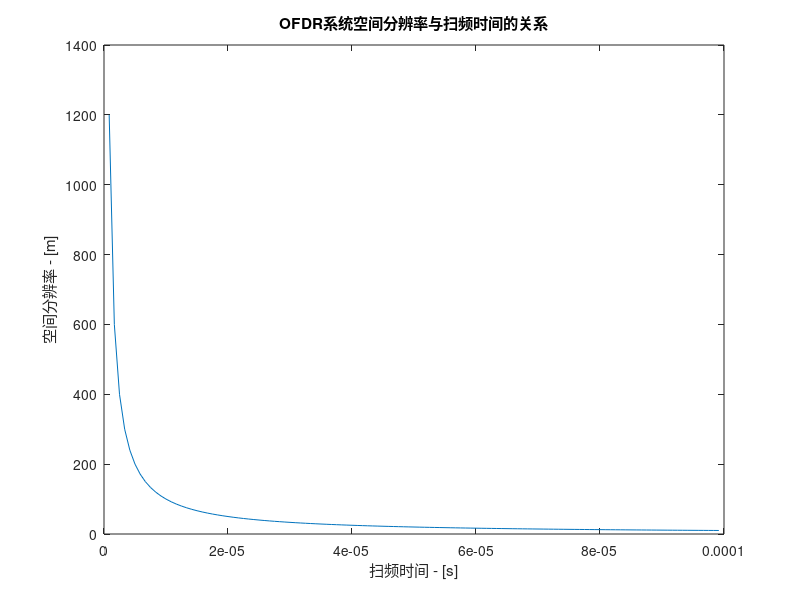

Reproduce this figure in MATLAB.
clc
t=(0:120-1)/120;c=3e8;n=0.9;g=1.66666e11;
d=c/(2*n*g)./t/10e-5;
plot(t*10e-5,d),xlabel('扫频时间 - [s]'),ylabel('空间分辨率 - [m]'),title('OFDR系统空间分辨率与扫频时间的关系');
